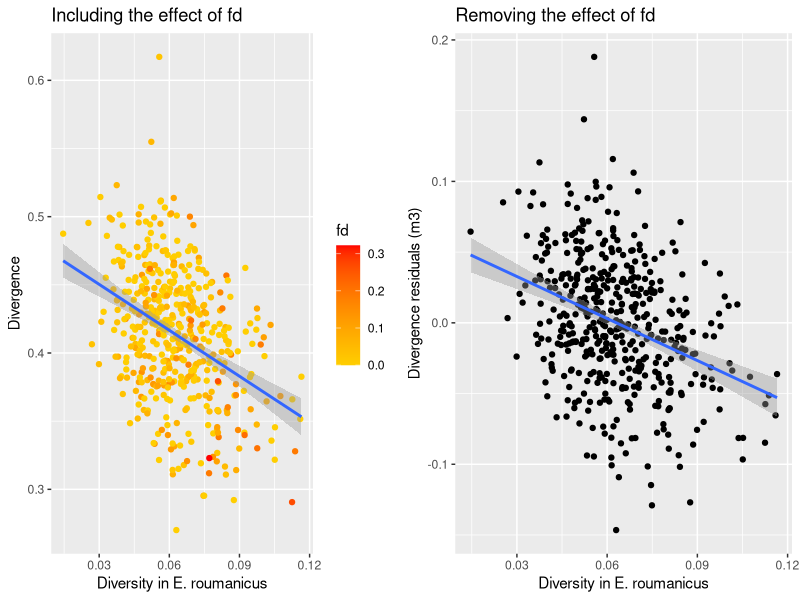
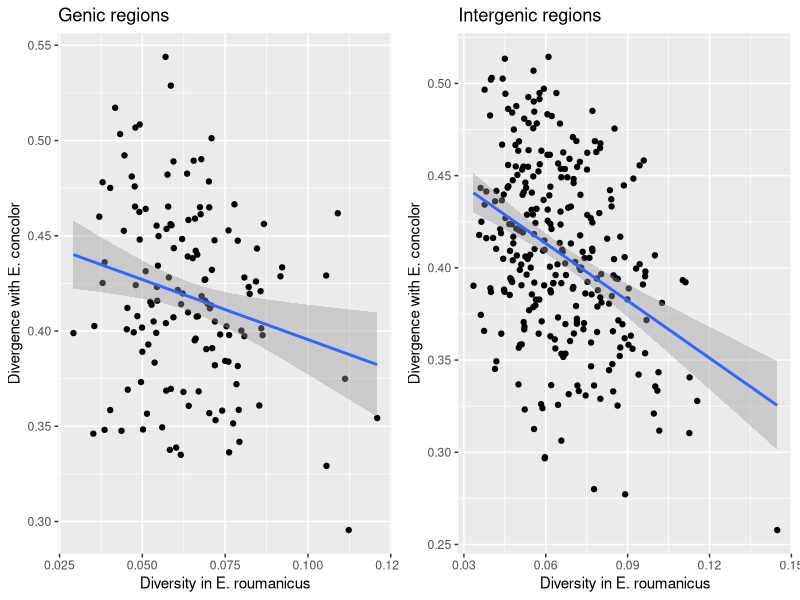
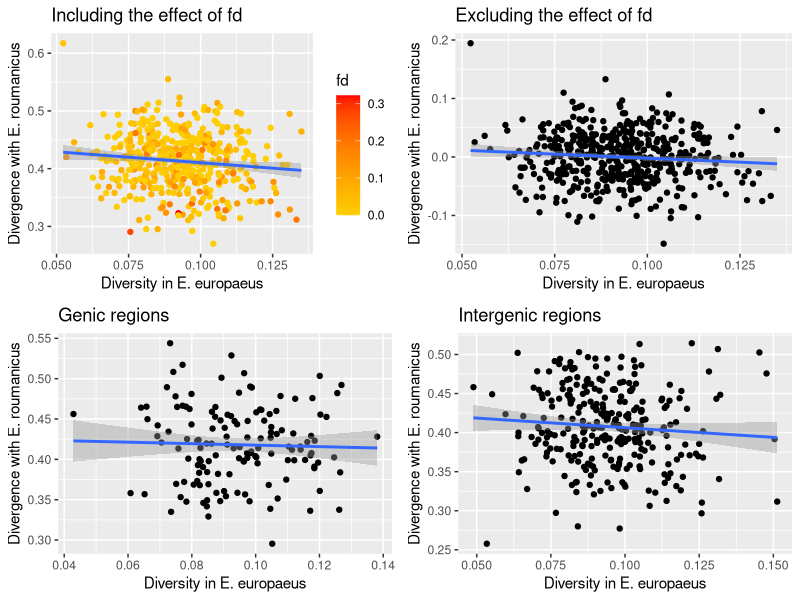
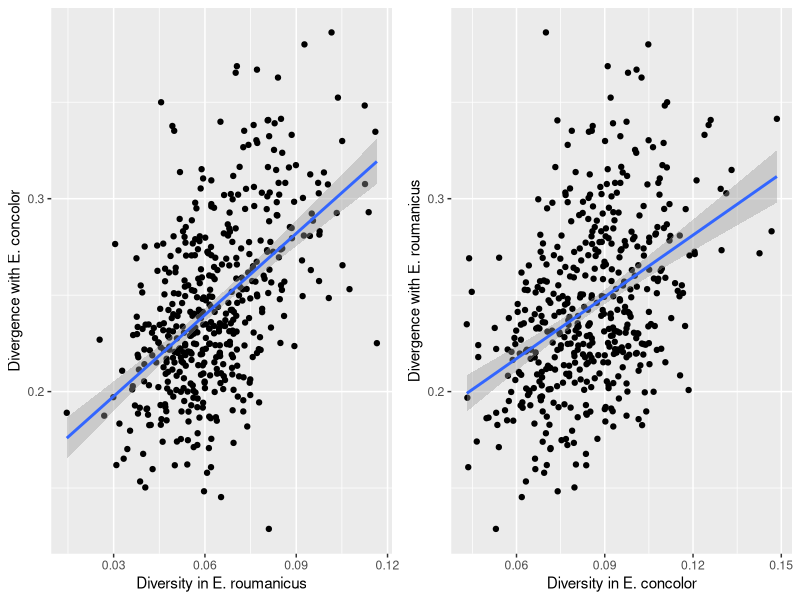
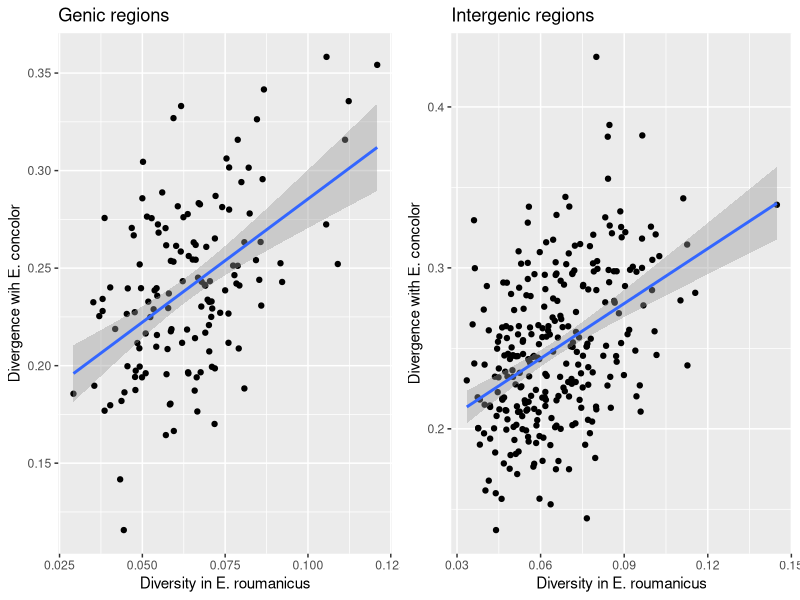
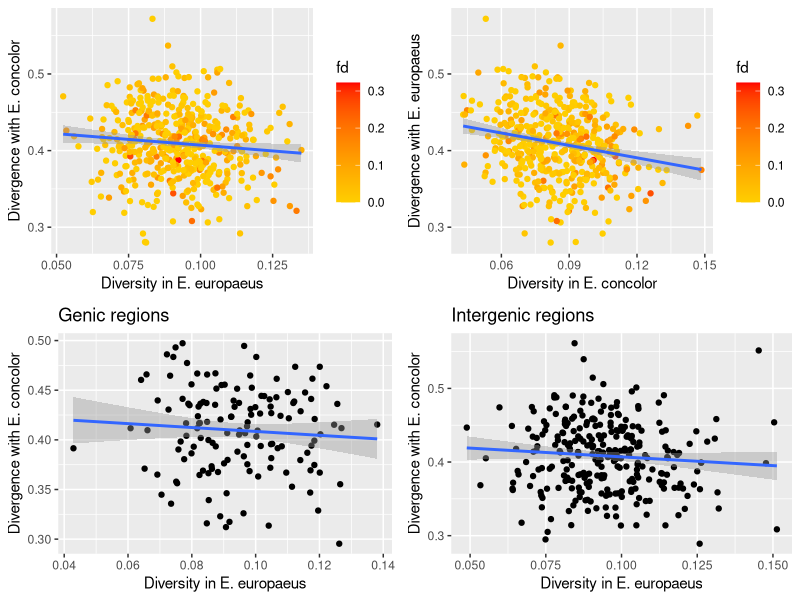
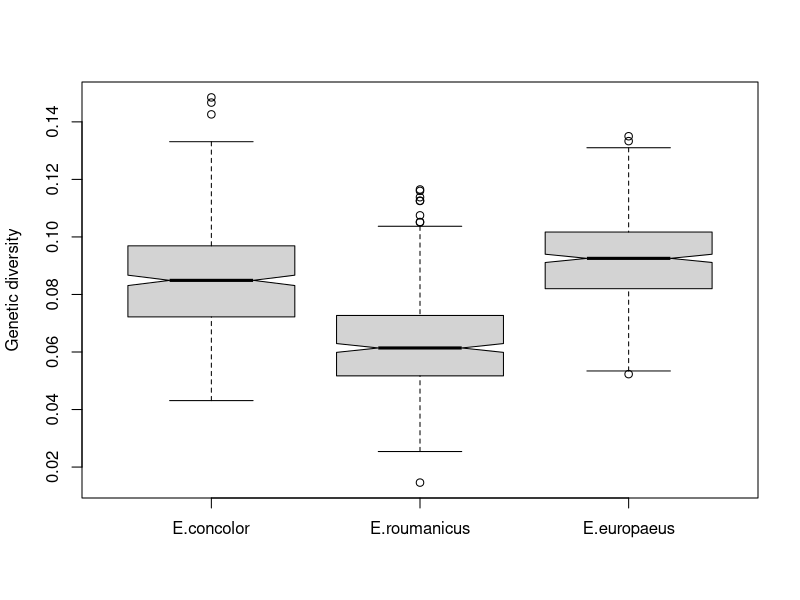
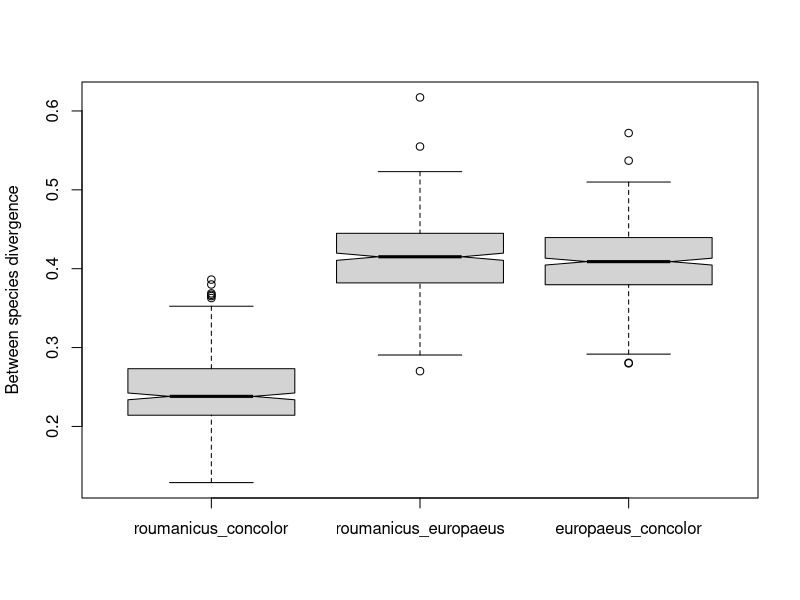

Here is the R script that generated these plots, in order:
## ---- chunk 1
knitr::opts_chunk$set(echo = TRUE)
library(ggplot2)
library(gridExtra)
## ---- chunk 2
popgen     <- read.table('nonoverlap.PopGenStats.csv',  header=TRUE, sep=',',
                         col.names=c('scaffold', 'start', 'end', 'mid', 'sites',
                                     'pi_rou', 'pi_eur', 'pi_con',
                                     'dxy_rou_eur', 'dxy_rou_con', 'dxy_eur_con',
                                     'Fst_rou_eur', 'Fst_rou_con', 'Fst_eur_con'))
abbababa   <- read.table('nonoverlap.abbababa.csv', header=TRUE, sep=',')
abbababa$fd[abbababa$D <= 0] <- 0.0
abbababa$fdM[abbababa$D <= 0] <- 0.0
allStats   <- merge(popgen, abbababa, by=c('scaffold', 'start', 'end'))
allStats   <- allStats[! is.na(allStats$fd),]
geneStats  <- read.table('genes.PopGenStats.csv', header=TRUE, sep=',',
                         col.names=c('scaffold', 'start', 'end', 'mid', 'sites',
                                     'pi_rou', 'pi_eur', 'pi_con',
                                     'dxy_rou_eur', 'dxy_rou_con', 'dxy_eur_con',
                                     'Fst_rou_eur', 'Fst_rou_con', 'Fst_eur_con'))
interStats <- read.table('inter.PopGenStats.csv', header=TRUE, sep=',',
                         col.names=c('scaffold', 'start', 'end', 'mid', 'sites',
                                     'pi_rou', 'pi_eur', 'pi_con',
                                     'dxy_rou_eur', 'dxy_rou_con', 'dxy_eur_con',
                                     'Fst_rou_eur', 'Fst_rou_con', 'Fst_eur_con'))
## ---- chunk 3
m1 <- lm(dxy_rou_eur ~ pi_eur,               data=allStats)
m2 <- lm(dxy_rou_eur ~ pi_rou,               data=allStats)
m3 <- lm(dxy_rou_eur ~ pi_eur + fd,          data=allStats)
m4 <- lm(dxy_rou_eur ~ pi_rou + pi_eur,      data=allStats)
m5 <- lm(dxy_rou_eur ~ pi_rou + fd,          data=allStats)
m6 <- lm(dxy_rou_eur ~ pi_rou + pi_eur + fd, data=allStats)

summary(m6)

allStats$res3 <- residuals(m3)
allStats$res5 <- residuals(m5)
## ---- chunk 4
p1 <- ggplot(allStats, aes(x=pi_rou, y=dxy_rou_eur, color=fd)) +
  geom_point() + geom_smooth(method='lm') + xlab('Diversity in E. roumanicus') +
  ylab('Divergence') + scale_colour_gradient2(low='yellow',mid='orange',high='red',midpoint=0.1) +
  ggtitle('Including the effect of fd')
p2 <- ggplot(allStats, aes(x=pi_rou, y=res3)) +
  geom_point() + geom_smooth(method='lm') + xlab('Diversity in E. roumanicus') +
  ylab('Divergence residuals (m3)') + ggtitle('Removing the effect of fd')
grid.arrange(p1, p2, nrow=1)
## ---- chunk 5
p1 <- ggplot(geneStats, aes(x=pi_rou, y=dxy_rou_eur)) +
  geom_point() + geom_smooth(method='lm') + xlab('Diversity in E. roumanicus') +
  ylab('Divergence with E. concolor') + ggtitle('Genic regions')
p2 <- ggplot(interStats, aes(x=pi_rou, y=dxy_rou_eur)) +
  geom_point() + geom_smooth(method='lm') + xlab('Diversity in E. roumanicus') +
  ylab('Divergence with E. concolor') + ggtitle('Intergenic regions')
grid.arrange(p1, p2, nrow=1)
## ---- chunk 6
p1 <- ggplot(allStats, aes(x=pi_eur, y=dxy_rou_eur, color=fd)) + geom_point() +
  geom_smooth(method='lm') + xlab('Diversity in E. europaeus') +
  scale_colour_gradient2(low='yellow', mid='orange', high='red',midpoint=0.1) +
  ylab('Divergence with E. roumanicus') + ggtitle('Including the effect of fd')
p2 <- ggplot(allStats, aes(x=pi_eur, y=res5)) + geom_point() +
  geom_smooth(method='lm') + xlab('Diversity in E. europaeus') +
  ylab('Divergence with E. roumanicus') + ggtitle('Excluding the effect of fd')
p3 <- ggplot(geneStats, aes(x=pi_eur, y=dxy_rou_eur)) + geom_point() +
  geom_smooth(method='lm') + xlab('Diversity in E. europaeus') +
  ylab('Divergence with E. roumanicus') + ggtitle('Genic regions')
p4 <- ggplot(interStats, aes(x=pi_eur, y=dxy_rou_eur)) + geom_point() +
  geom_smooth(method='lm') + xlab('Diversity in E. europaeus') +
  ylab('Divergence with E. roumanicus') + ggtitle('Intergenic regions')
grid.arrange(p1, p2, p3, p4, nrow=2)
## ---- chunk 7
m1 <- lm(dxy_rou_con ~ pi_rou,               data=allStats)
m2 <- lm(dxy_rou_con ~ pi_con,               data=allStats)
m3 <- lm(dxy_rou_con ~ pi_rou + pi_con,      data=allStats)
m4 <- lm(dxy_rou_con ~ pi_rou + fd,          data=allStats)
m5 <- lm(dxy_rou_con ~ pi_con + fd,          data=allStats)
m6 <- lm(dxy_rou_con ~ pi_rou + pi_con + fd, data=allStats)

summary(m6)
## ---- chunk 8
p1 <- ggplot(allStats, aes(x=pi_rou, y=dxy_rou_con)) +
  geom_point() + geom_smooth(method='lm') + xlab('Diversity in E. roumanicus') +
  ylab('Divergence with E. concolor')
p2 <- ggplot(allStats, aes(x=pi_con, y=dxy_rou_con)) +
  geom_point() + geom_smooth(method='lm') + xlab('Diversity in E. concolor') +
  ylab('Divergence with E. roumanicus')
grid.arrange(p1, p2, nrow=1)
## ---- chunk 9
p1 <- ggplot(geneStats, aes(x=pi_rou, y=dxy_rou_con)) + geom_point() +
  geom_smooth(method='lm') + xlab('Diversity in E. roumanicus') +
  ylab('Divergence wih E. concolor') + ggtitle('Genic regions')
p2 <- ggplot(interStats, aes(x=pi_rou, y=dxy_rou_con)) + geom_point() +
  geom_smooth(method='lm') + xlab('Diversity in E. roumanicus') +
  ylab('Divergence with E. concolor') + ggtitle('Intergenic regions')
grid.arrange(p1, p2, nrow=1)
## ---- chunk 10
p1 <- ggplot(allStats, aes(x=pi_eur, y=dxy_eur_con, color=fd)) + geom_point() +
  geom_smooth(method='lm') + xlab('Diversity in E. europaeus') +
  scale_colour_gradient2(low='yellow', mid='orange', high='red',midpoint=0.1) +
  ylab('Divergence with E. concolor')
p2 <- ggplot(allStats, aes(x=pi_con, y=dxy_eur_con, color=fd)) + geom_point() +
  geom_smooth(method='lm') + xlab('Diversity in E. concolor') +
  scale_color_gradient2(low='yellow', mid='orange', high='red', midpoint=0.1) +
  ylab('Divergence with E. europaeus')
p3 <- ggplot(geneStats, aes(x=pi_eur, y=dxy_eur_con)) + geom_point() +
  geom_smooth(method='lm') + xlab('Diversity in E. europaeus') +
  ylab('Divergence with E. concolor') + ggtitle('Genic regions')
p4 <- ggplot(interStats, aes(x=pi_eur, y=dxy_eur_con)) + geom_point() +
  geom_smooth(method='lm') + xlab('Diversity in E. europaeus') +
  ylab('Divergence with E. concolor') + ggtitle('Intergenic regions')
grid.arrange(p1, p2, p3, p4, nrow=2)
## ---- chunk 11
boxplot(list(E.concolor   = allStats$pi_con,
             E.roumanicus = allStats$pi_rou,
             E.europaeus  = allStats$pi_eur),
        ylab = 'Genetic diversity',
        notch = TRUE)

boxplot(list(roumanicus_concolor  = allStats$dxy_rou_con,
             roumanicus_europaeus = allStats$dxy_rou_eur,
             europaeus_concolor   = allStats$dxy_eur_con),
        ylab = 'Between species divergence',
        notch = TRUE)
## ---- chunk 12
sessionInfo()
